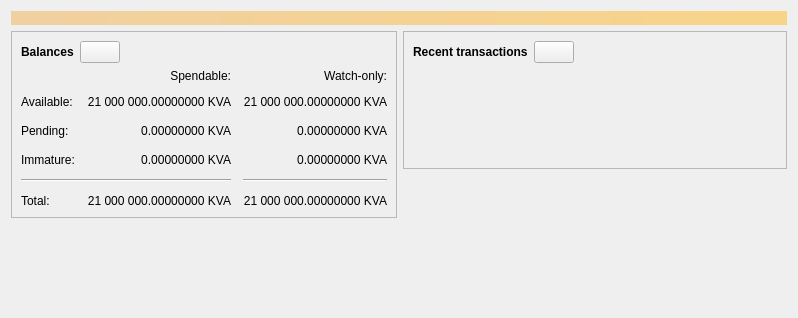
<?xml version="1.0" encoding="UTF-8"?>
<ui version="4.0">
 <class>OverviewPage</class>
 <widget class="QWidget" name="OverviewPage">
  <property name="geometry">
   <rect>
    <x>0</x>
    <y>0</y>
    <width>798</width>
    <height>318</height>
   </rect>
  </property>
  <property name="windowTitle">
   <string>Form</string>
  </property>
  <layout class="QVBoxLayout" name="topLayout">
   <item>
    <widget class="QLabel" name="labelAlerts">
     <property name="visible">
      <bool>false</bool>
     </property>
     <property name="styleSheet">
      <string notr="true">QLabel { background-color: qlineargradient(x1: 0, y1: 0, x2: 1, y2: 0, stop:0 #F0D0A0, stop:1 #F8D488); color:#000000; }</string>
     </property>
     <property name="wordWrap">
      <bool>true</bool>
     </property>
     <property name="margin">
      <number>3</number>
     </property>
     <property name="textInteractionFlags">
      <set>Qt::TextSelectableByMouse</set>
     </property>
    </widget>
   </item>
   <item>
    <layout class="QHBoxLayout" name="horizontalLayout" stretch="1,1">
     <item>
      <layout class="QVBoxLayout" name="verticalLayout_2">
       <item>
        <widget class="QFrame" name="frame">
         <property name="frameShape">
          <enum>QFrame::StyledPanel</enum>
         </property>
         <property name="frameShadow">
          <enum>QFrame::Raised</enum>
         </property>
         <layout class="QVBoxLayout" name="verticalLayout_4">
          <item>
           <layout class="QHBoxLayout" name="horizontalLayout_4">
            <item>
             <widget class="QLabel" name="label_5">
              <property name="font">
               <font>
                <weight>75</weight>
                <bold>true</bold>
               </font>
              </property>
              <property name="text">
               <string>Balances</string>
              </property>
             </widget>
            </item>
            <item>
             <widget class="QPushButton" name="labelWalletStatus">
              <property name="enabled">
               <bool>true</bool>
              </property>
              <property name="maximumSize">
               <size>
                <width>45</width>
                <height>16777215</height>
               </size>
              </property>
              <property name="toolTip">
               <string>The displayed information may be out of date. Your wallet automatically synchronizes with the Bitcoin network after a connection is established, but this process has not completed yet.</string>
              </property>
              <property name="text">
               <string/>
              </property>
              <property name="icon">
               <iconset resource="../kevacoin.qrc">
                <normaloff>:/icons/warning</normaloff>
                <disabledoff>:/icons/warning</disabledoff>:/icons/warning</iconset>
              </property>
              <property name="iconSize">
               <size>
                <width>24</width>
                <height>24</height>
               </size>
              </property>
             </widget>
            </item>
            <item>
             <spacer name="horizontalSpacer_3">
              <property name="orientation">
               <enum>Qt::Horizontal</enum>
              </property>
              <property name="sizeHint" stdset="0">
               <size>
                <width>40</width>
                <height>20</height>
               </size>
              </property>
             </spacer>
            </item>
           </layout>
          </item>
          <item>
           <layout class="QGridLayout" name="gridLayout">
            <property name="spacing">
             <number>12</number>
            </property>
            <item row="2" column="2">
             <widget class="QLabel" name="labelWatchPending">
              <property name="cursor">
               <cursorShape>IBeamCursor</cursorShape>
              </property>
              <property name="toolTip">
               <string>Unconfirmed transactions to watch-only addresses</string>
              </property>
              <property name="text">
               <string notr="true">0.00000000 KVA</string>
              </property>
              <property name="alignment">
               <set>Qt::AlignRight|Qt::AlignTrailing|Qt::AlignVCenter</set>
              </property>
              <property name="textInteractionFlags">
               <set>Qt::LinksAccessibleByMouse|Qt::TextSelectableByKeyboard|Qt::TextSelectableByMouse</set>
              </property>
             </widget>
            </item>
            <item row="2" column="1">
             <widget class="QLabel" name="labelUnconfirmed">
              <property name="cursor">
               <cursorShape>IBeamCursor</cursorShape>
              </property>
              <property name="toolTip">
               <string>Total of transactions that have yet to be confirmed, and do not yet count toward the spendable balance</string>
              </property>
              <property name="text">
               <string notr="true">0.00000000 KVA</string>
              </property>
              <property name="alignment">
               <set>Qt::AlignRight|Qt::AlignTrailing|Qt::AlignVCenter</set>
              </property>
              <property name="textInteractionFlags">
               <set>Qt::LinksAccessibleByMouse|Qt::TextSelectableByKeyboard|Qt::TextSelectableByMouse</set>
              </property>
             </widget>
            </item>
            <item row="3" column="2">
             <widget class="QLabel" name="labelWatchImmature">
              <property name="cursor">
               <cursorShape>IBeamCursor</cursorShape>
              </property>
              <property name="toolTip">
               <string>Mined balance in watch-only addresses that has not yet matured</string>
              </property>
              <property name="text">
               <string notr="true">0.00000000 KVA</string>
              </property>
              <property name="alignment">
               <set>Qt::AlignRight|Qt::AlignTrailing|Qt::AlignVCenter</set>
              </property>
              <property name="textInteractionFlags">
               <set>Qt::LinksAccessibleByMouse|Qt::TextSelectableByKeyboard|Qt::TextSelectableByMouse</set>
              </property>
             </widget>
            </item>
            <item row="4" column="0" colspan="2">
             <widget class="Line" name="line">
              <property name="orientation">
               <enum>Qt::Horizontal</enum>
              </property>
             </widget>
            </item>
            <item row="4" column="2">
             <widget class="Line" name="lineWatchBalance">
              <property name="sizePolicy">
               <sizepolicy hsizetype="Preferred" vsizetype="Fixed">
                <horstretch>0</horstretch>
                <verstretch>0</verstretch>
               </sizepolicy>
              </property>
              <property name="minimumSize">
               <size>
                <width>140</width>
                <height>0</height>
               </size>
              </property>
              <property name="orientation">
               <enum>Qt::Horizontal</enum>
              </property>
             </widget>
            </item>
            <item row="5" column="0">
             <widget class="QLabel" name="labelTotalText">
              <property name="text">
               <string>Total:</string>
              </property>
             </widget>
            </item>
            <item row="3" column="1">
             <widget class="QLabel" name="labelImmature">
              <property name="cursor">
               <cursorShape>IBeamCursor</cursorShape>
              </property>
              <property name="toolTip">
               <string>Mined balance that has not yet matured</string>
              </property>
              <property name="text">
               <string notr="true">0.00000000 KVA</string>
              </property>
              <property name="alignment">
               <set>Qt::AlignRight|Qt::AlignTrailing|Qt::AlignVCenter</set>
              </property>
              <property name="textInteractionFlags">
               <set>Qt::LinksAccessibleByMouse|Qt::TextSelectableByKeyboard|Qt::TextSelectableByMouse</set>
              </property>
             </widget>
            </item>
            <item row="2" column="3">
             <spacer name="horizontalSpacer_2">
              <property name="orientation">
               <enum>Qt::Horizontal</enum>
              </property>
              <property name="sizeHint" stdset="0">
               <size>
                <width>40</width>
                <height>20</height>
               </size>
              </property>
             </spacer>
            </item>
            <item row="3" column="0">
             <widget class="QLabel" name="labelImmatureText">
              <property name="text">
               <string>Immature:</string>
              </property>
             </widget>
            </item>
            <item row="5" column="1">
             <widget class="QLabel" name="labelTotal">
              <property name="cursor">
               <cursorShape>IBeamCursor</cursorShape>
              </property>
              <property name="toolTip">
               <string>Your current total balance</string>
              </property>
              <property name="text">
               <string notr="true">21 000 000.00000000 KVA</string>
              </property>
              <property name="alignment">
               <set>Qt::AlignRight|Qt::AlignTrailing|Qt::AlignVCenter</set>
              </property>
              <property name="textInteractionFlags">
               <set>Qt::LinksAccessibleByMouse|Qt::TextSelectableByKeyboard|Qt::TextSelectableByMouse</set>
              </property>
             </widget>
            </item>
            <item row="5" column="2">
             <widget class="QLabel" name="labelWatchTotal">
              <property name="cursor">
               <cursorShape>IBeamCursor</cursorShape>
              </property>
              <property name="toolTip">
               <string>Current total balance in watch-only addresses</string>
              </property>
              <property name="text">
               <string notr="true">21 000 000.00000000 KVA</string>
              </property>
              <property name="alignment">
               <set>Qt::AlignRight|Qt::AlignTrailing|Qt::AlignVCenter</set>
              </property>
              <property name="textInteractionFlags">
               <set>Qt::LinksAccessibleByMouse|Qt::TextSelectableByKeyboard|Qt::TextSelectableByMouse</set>
              </property>
             </widget>
            </item>
            <item row="0" column="2">
             <widget class="QLabel" name="labelWatchonly">
              <property name="text">
               <string>Watch-only:</string>
              </property>
              <property name="alignment">
               <set>Qt::AlignRight|Qt::AlignTrailing|Qt::AlignVCenter</set>
              </property>
             </widget>
            </item>
            <item row="1" column="0">
             <widget class="QLabel" name="labelBalanceText">
              <property name="text">
               <string>Available:</string>
              </property>
             </widget>
            </item>
            <item row="1" column="1">
             <widget class="QLabel" name="labelBalance">
              <property name="cursor">
               <cursorShape>IBeamCursor</cursorShape>
              </property>
              <property name="toolTip">
               <string>Your current spendable balance</string>
              </property>
              <property name="text">
               <string notr="true">21 000 000.00000000 KVA</string>
              </property>
              <property name="alignment">
               <set>Qt::AlignRight|Qt::AlignTrailing|Qt::AlignVCenter</set>
              </property>
              <property name="textInteractionFlags">
               <set>Qt::LinksAccessibleByMouse|Qt::TextSelectableByKeyboard|Qt::TextSelectableByMouse</set>
              </property>
             </widget>
            </item>
            <item row="1" column="2">
             <widget class="QLabel" name="labelWatchAvailable">
              <property name="cursor">
               <cursorShape>IBeamCursor</cursorShape>
              </property>
              <property name="toolTip">
               <string>Your current balance in watch-only addresses</string>
              </property>
              <property name="text">
               <string notr="true">21 000 000.00000000 KVA</string>
              </property>
              <property name="alignment">
               <set>Qt::AlignRight|Qt::AlignTrailing|Qt::AlignVCenter</set>
              </property>
              <property name="textInteractionFlags">
               <set>Qt::LinksAccessibleByMouse|Qt::TextSelectableByKeyboard|Qt::TextSelectableByMouse</set>
              </property>
             </widget>
            </item>
            <item row="2" column="0">
             <widget class="QLabel" name="labelPendingText">
              <property name="text">
               <string>Pending:</string>
              </property>
             </widget>
            </item>
            <item row="0" column="1">
             <widget class="QLabel" name="labelSpendable">
              <property name="text">
               <string>Spendable:</string>
              </property>
              <property name="alignment">
               <set>Qt::AlignRight|Qt::AlignTrailing|Qt::AlignVCenter</set>
              </property>
             </widget>
            </item>
           </layout>
          </item>
         </layout>
        </widget>
       </item>
       <item>
        <spacer name="verticalSpacer">
         <property name="orientation">
          <enum>Qt::Vertical</enum>
         </property>
         <property name="sizeHint" stdset="0">
          <size>
           <width>20</width>
           <height>40</height>
          </size>
         </property>
        </spacer>
       </item>
      </layout>
     </item>
     <item>
      <layout class="QVBoxLayout" name="verticalLayout_3">
       <item>
        <widget class="QFrame" name="frame_2">
         <property name="frameShape">
          <enum>QFrame::StyledPanel</enum>
         </property>
         <property name="frameShadow">
          <enum>QFrame::Raised</enum>
         </property>
         <layout class="QVBoxLayout" name="verticalLayout">
          <item>
           <layout class="QHBoxLayout" name="horizontalLayout_2">
            <item>
             <widget class="QLabel" name="label_4">
              <property name="font">
               <font>
                <weight>75</weight>
                <bold>true</bold>
               </font>
              </property>
              <property name="text">
               <string>Recent transactions</string>
              </property>
             </widget>
            </item>
            <item>
             <widget class="QPushButton" name="labelTransactionsStatus">
              <property name="enabled">
               <bool>true</bool>
              </property>
              <property name="maximumSize">
               <size>
                <width>45</width>
                <height>16777215</height>
               </size>
              </property>
              <property name="toolTip">
               <string>The displayed information may be out of date. Your wallet automatically synchronizes with the Bitcoin network after a connection is established, but this process has not completed yet.</string>
              </property>
              <property name="text">
               <string/>
              </property>
              <property name="icon">
               <iconset resource="../kevacoin.qrc">
                <normaloff>:/icons/warning</normaloff>
                <disabledoff>:/icons/warning</disabledoff>:/icons/warning</iconset>
              </property>
              <property name="iconSize">
               <size>
                <width>24</width>
                <height>24</height>
               </size>
              </property>
             </widget>
            </item>
            <item>
             <spacer name="horizontalSpacer">
              <property name="orientation">
               <enum>Qt::Horizontal</enum>
              </property>
              <property name="sizeHint" stdset="0">
               <size>
                <width>40</width>
                <height>20</height>
               </size>
              </property>
             </spacer>
            </item>
           </layout>
          </item>
          <item>
           <widget class="TransactionOverviewWidget" name="listTransactions">
            <property name="styleSheet">
             <string notr="true">QListView { background: transparent; }</string>
            </property>
            <property name="frameShape">
             <enum>QFrame::NoFrame</enum>
            </property>
            <property name="verticalScrollBarPolicy">
             <enum>Qt::ScrollBarAlwaysOff</enum>
            </property>
            <property name="horizontalScrollBarPolicy">
             <enum>Qt::ScrollBarAlwaysOff</enum>
            </property>
            <property name="sizeAdjustPolicy">
             <enum>QAbstractScrollArea::AdjustToContents</enum>
            </property>
            <property name="selectionMode">
             <enum>QAbstractItemView::NoSelection</enum>
            </property>
            <property name="uniformItemSizes">
             <bool>true</bool>
            </property>
           </widget>
          </item>
         </layout>
        </widget>
       </item>
       <item>
        <spacer name="verticalSpacer_2">
         <property name="orientation">
          <enum>Qt::Vertical</enum>
         </property>
         <property name="sizeHint" stdset="0">
          <size>
           <width>20</width>
           <height>40</height>
          </size>
         </property>
        </spacer>
       </item>
      </layout>
     </item>
    </layout>
   </item>
  </layout>
 </widget>
 <customwidgets>
  <customwidget>
   <class>TransactionOverviewWidget</class>
   <extends>QListView</extends>
   <header>qt/transactionoverviewwidget.h</header>
  </customwidget>
 </customwidgets>
 <resources/>
 <connections/>
</ui>
